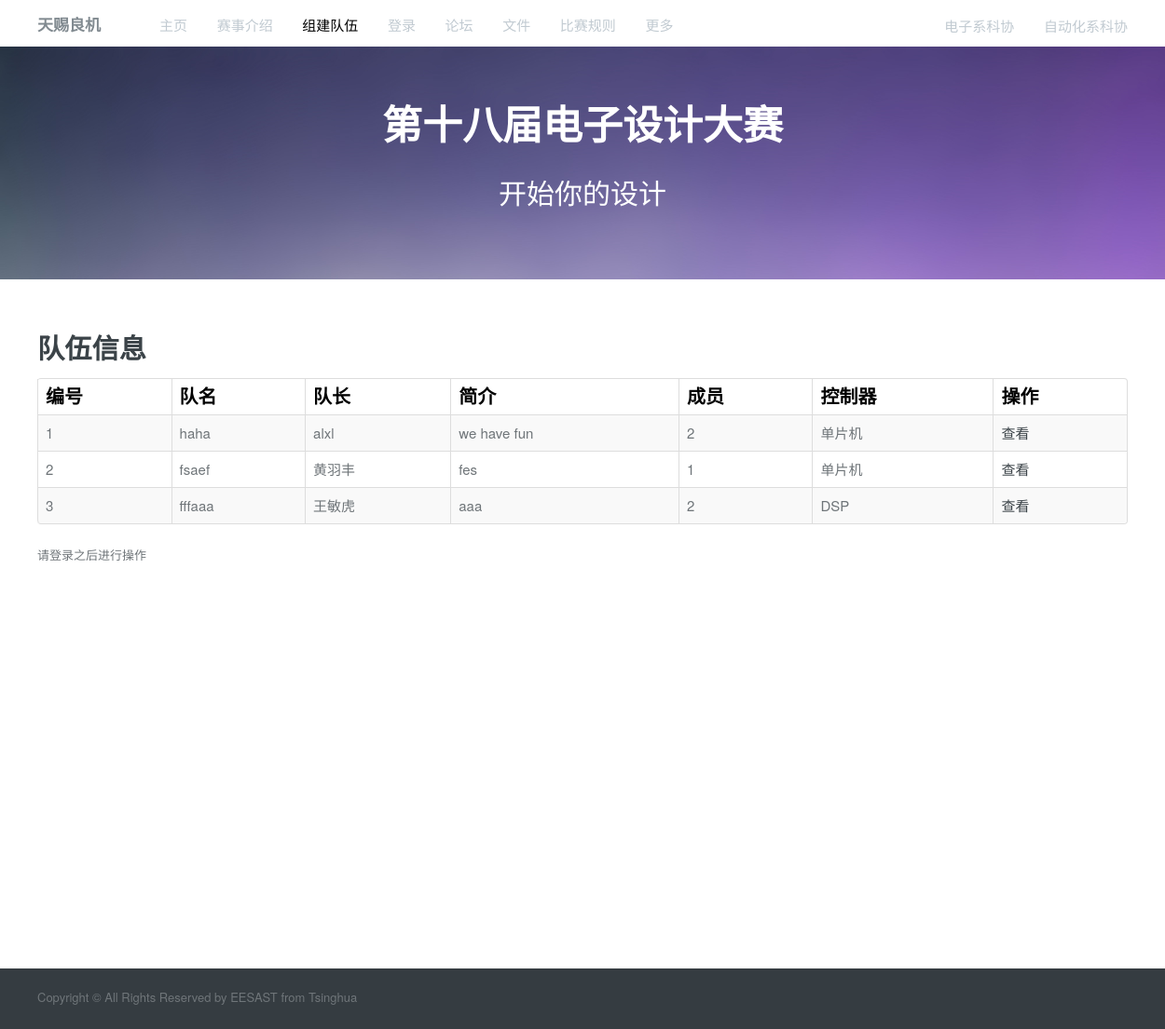
Before: /team/index with the older database file.
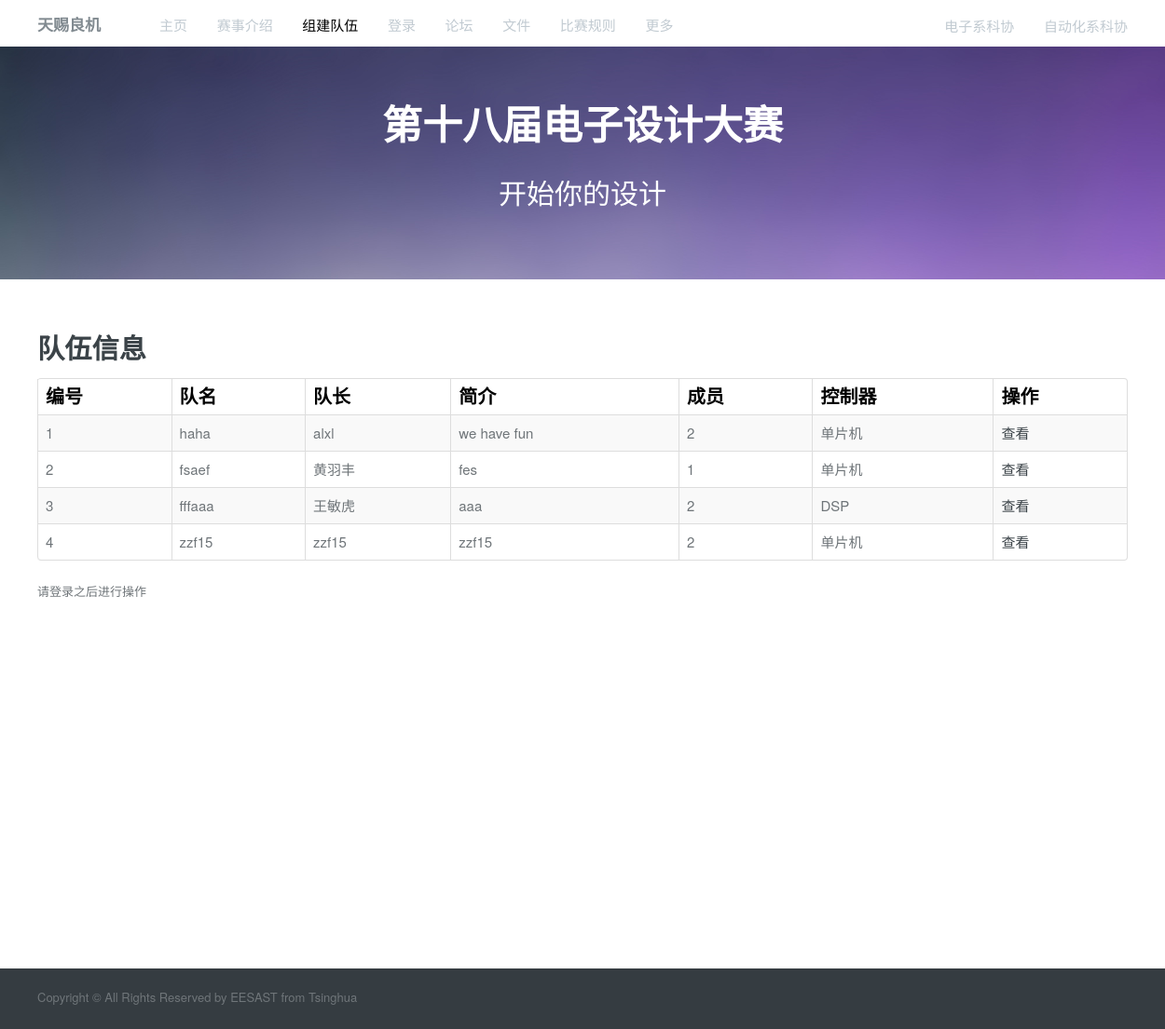
After: the same page with the newer database file.
### teams/models.py (models this page shows, shortened)
class Team(models.Model):
    DSP = 'D'
    MCU = 'M'
    FPGA = 'F'
    GROUP_CHOICES = (
        (DSP, 'DSP'),
        (MCU, '单片机'),
        (FPGA, 'FPGA'),
    )
    group = models.CharField(
        max_length=1,
        choices=GROUP_CHOICES,
        default='M',
    )
    pre_time = models.IntegerField(choices = pre_time_choice, default=-1)
    first_time = models.IntegerField(choices = first_time_choice, default=-1)
    fuhuo_time = models.IntegerField(choices = fuhuo_time_choice, default=-1, blank=True, null=True)
    name = models.CharField(max_length=20)
    intro = models.CharField(max_length=50)
    leader = models.OneToOneField(User, on_delete=models.CASCADE, related_name='leads')
    members = models.ManyToManyField(User, related_name='in_team')
    is_full = models.BooleanField(default=False)

### teams/views.py (the view)
# urls.py: url(r'', include('index.urls')),
def index(request):
    teams = Team.objects.all()
    usr = request.user
    note = ''
    if not usr.is_authenticated:
        in_team = False
        note = '请登录之后进行操作'
    else:
        in_team = if_in_team(usr)
        if usr.application_set.all():
            in_team = True
            note = '您已经提交申请，请等候队长答复'
    return render(request, 'teams/team_index.html',
                  {'teams': teams,
                   'in_team' : in_team,
                   'note': note
                  })

### teams/templates/teams/team_index.html (shortened to what this page needs)
{% load static %}
<!DOCTYPE html>
<html lang="zh-CN">
  <head>
<link rel='stylesheet' id='bootstrap-css-css'  href="{% static 'teams/css/bootstrap.css' %}" type='text/css' media='all' />
                <link rel='stylesheet' id='responsive-css-css'  href="{% static 'teams/css/responsive.css' %}" type='text/css' media='all' />
                <link rel='stylesheet' id='main-css-css'  href="{% static 'teams/css/team_index.css' %}" type='text/css' media='all' />
</head>
<body>
                <div class="header-wrapper">
                        <header>
                                <div class="container">
                                        <div class="logo-container">
                                                <a href="{% url 'index:index' %}"  id="eesast" style="font-size:17px; font-weight:bold;">
                                                      天赐良机
                                                </a>
                                        </div>
                                        <nav class="main-nav">
                                                <div class="menu-top-menu-container">
                                                        <ul id="menu-top-menu" class="clearfix">
                                                                <li><a href="{% url 'index:index' %}">主页</a></li>
                                                                <li><a href="{% url 'index:introduction' %}">赛事介绍</a></li>
                                                                <li class="current-menu-item"><a href="{% url 'teams:index' %}">组建队伍</a></li>
																{% if not request.user.is_authenticated %}
																<li><a href="{% url 'login:login' %}">登录</a></li>
																{% endif %}
                                                                <li><a href="{% url 'community:community_index' %}">论坛</a></li>
                                                                <li><a href="{% url 'index:notice' %}">文件</a></li>
																<li><a href="{% url 'index:rule' %}">比赛规则</a></li>
                                                                <li><a href="#">更多</a>
                                                                </li>
                                                        </ul>
														<ul id="menu-top-right" class="clearfix">
														        <li style="font-size:18px;bold"><a href="{% url 'login:login' %}"> {{request.user.username}}</a></li>
														        <li><a href="http://www.eesast.com" target="_blank">电子系科协</a></li>
																<li style="font-family:'HelveticaNeue', 'Helvetica Neue', Helvetica, Arial, sans-serif; font-size: 15px; color: #c1cad1;">自动化系科协</li>
														</ul>
                                                </div>
                                        </nav>
                                </div>
                        </header>
                </div>
                <div class="search-area-wrapper">
                        <div class="search-area container">
                                <h2 class="search-header">第十八届电子设计大赛</h2>
                                <p class="search-tag-line">开始你的设计</p>
                        </div>
                </div>
				<div class="page-container">
                        <div class="container" id="page">
                                <div class="row">
                                        <div class="span12 main-listing">
										       <h2 class="post-title">队伍信息</h2>
											   <table class="table table-striped table-bordered">
											      <thead>
												    <tr>
													  <td>编号</td>
													  <td>队名</td>
													  <td>队长</td>
													  <td>简介</td>
													  <td>成员</td>
                                                      <td>控制器</td>
													  <td>操作</td>
													</tr>
												  </thead>
												  <tbody>
												  {% for team in teams %}
												    <tr>
													  <td>{{ forloop.counter }}</td>
													  <td>{{team.name}}</td>
													  <td>{{team.leader.username}}</td>
													  <td>{{team.intro}}</td>
													  <td>{{team.members.count|add:1}}</td>
                                                      <td>{{team.get_group_display}}
                                                      <td><a href="{% url 'teams:info' team.id %}">查看</a>&nbsp&nbsp
													</tr>
												  {% endfor %}
												  </tbody>
												</table>
                                                {% if note %}
                                                    <p> {{note}} </p>
                                                {% endif %}
								</div>
						    </div>
						</div>
					</div>
                        <div id="footer-bottom-wrapper">
                                <div id="footer-bottom" class="container">
                                        <div class="row">
                                                <div class="span6">
                                                        <p class="copyright">
                                                                Copyright © All Rights Reserved by EESAST from Tsinghua
                                                        </p>
                                                </div>
                                        </div>
                                </div>
                        </div>
        </body>
</html>

### teams/static/teams/css/responsive.css (style rules this page uses)
.clearfix { *zoom: 1; }
.clearfix:before, .clearfix:after { display: table; content: ""; line-height: 0; }
.clearfix:after { clear: both; }
@media (min-width: 1200px) { .row { margin-left: -30px; *zoom: 1; } }
@media (min-width: 1200px) { .row:before, .row:after { display: table; content: ""; line-height: 0; } }
@media (min-width: 1200px) { .row:after { clear: both; } }
@media (min-width: 1200px) { [class*="span"] { float: left; min-height: 1px; margin-left: 30px; } }
@media (min-width: 1200px) { .container, .navbar-static-top .container, .navbar-fixed-top .container, .navbar-fixed-bottom .container { width: 1170px; } }
@media (min-width: 1200px) { .span12 { width: 1170px; } }
@media (min-width: 1200px) { .span6 { width: 570px; } }

### teams/static/teams/css/team_index.css (style rules this page uses)
tbody > tr > td { font-size:15px; }
body { background-color: #fff; }
.header-wrapper { background-color: white; width: 100%; height: 50px; }
.header-wrapper .container { position: relative; min-height: 50px; height: auto !important; height: 50px; }
.logo-container { padding: 15px 0; }
#eesast { color: #818a90; font-size: 20px; position: relative; top: 0px; }
.main-nav div > #menu-top-right { position:absolute; right:0px; top:0; }
.main-nav div > #menu-top-menu { position:absolute; top: 0px; left:10%; }
.main-nav div > ul { width: auto; margin: 0; }
.main-nav div > ul > li { position: relative; float: left; list-style: none; padding: 16px 14px 18px; }
.main-nav div > ul > li a { font-family: "HelveticaNeue", "Helvetica Neue", Helvetica, Arial, sans-serif; font-size: 15px; color: #c1cad1; }
.main-nav div > ul > li:last-child { padding-right: 0; }
.main-nav div > ul li.current-menu-item a { color: black; }
.search-area-wrapper { background: #353b65 url("../images/blue-bg.jpg") center top no-repeat; background-size: 100%; min-height: 250px; height: auto !important; height: 250px; }
.search-area-wrapper .search-area { padding: 50px 0; }
h2.search-header { font-family: "HelveticaNeue", "Helvetica Neue", Helvetica, Arial, sans-serif; font-weight: bold; font-size: 43px; color: #fff; text-align: center; margin-bottom:40px; }
p.search-tag-line { font-family: "Droid Serif", serif; font-size: 30px; line-height: 28px; color: #fff; text-align: center; margin-bottom:5px; }
.page-container { width: 100%; }
.page-container > .container { padding: 40px 35px; background-color: #fff; }
.main-listing { margin-bottom: 20px; }
html,body { height:100%; margin:0; padding:0; }
.page-container { min-height:100%; height:auto!important; height:100%; margin:0; }
#page { padding-bottom:60px; }
#footer-bottom-wrapper { background-color: #353c41; width: 100%; position:relative; margin-top:-60px; height:65px; }
#footer-bottom-wrapper > #footer-bottom { min-height: 25px; height: auto !important; height: 25px; padding: 15px 35px 10px; }
#footer-bottom .copyright { margin: 5px 0 10px; }
@media (min-width: 980px) { .main-nav div > ul > li { float: none; display: inline-block; } }

### teams/templates/teams/team_index.html (style rules this page uses)
a:link { text-decoration: none; }

Changed rows visible on the page:
added Team: name "zzf15", leader.username "zzf15", intro "zzf15", members.count|add "2", group "单片机"
